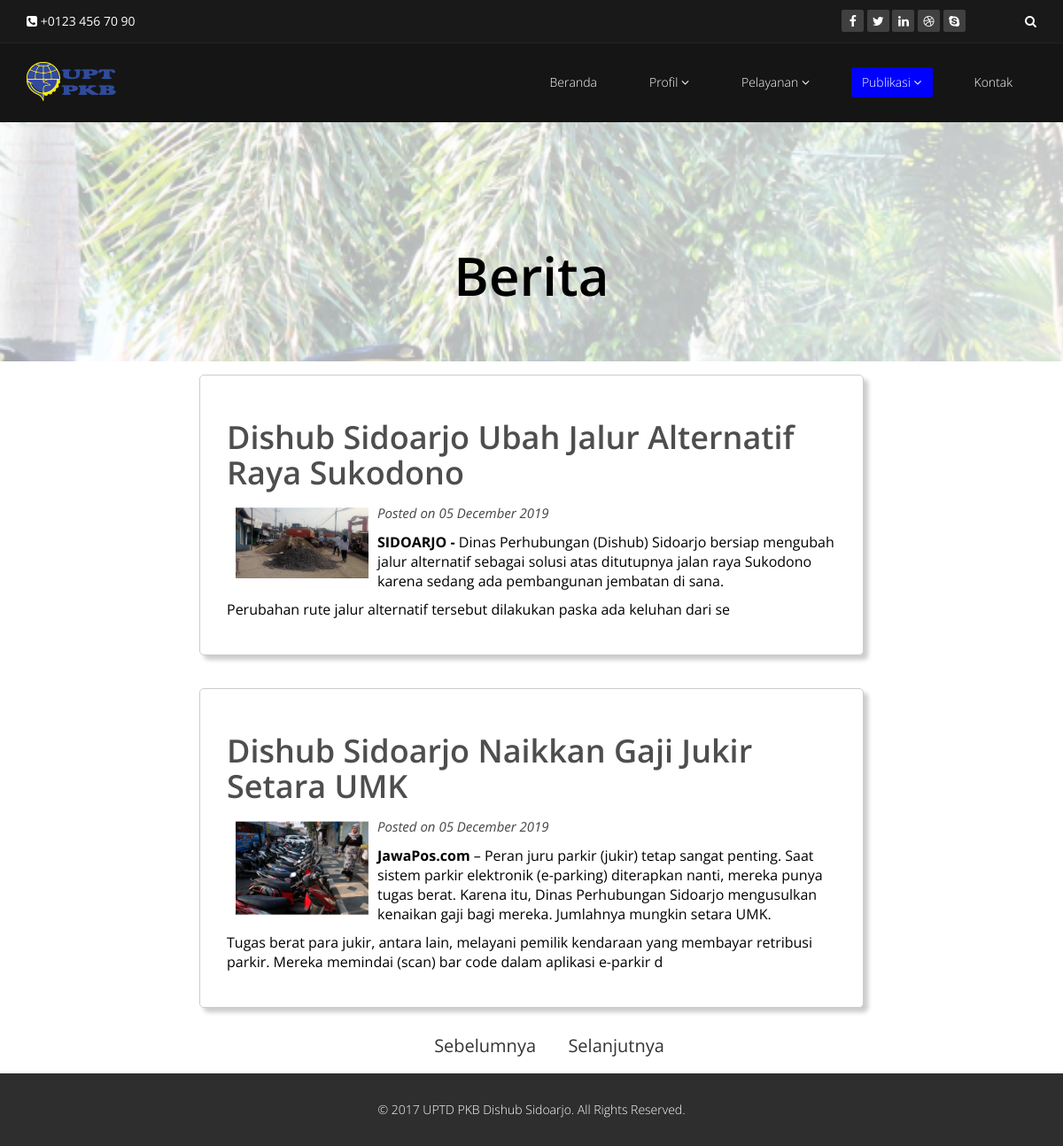
Page /berita.php on the committed database.
### tables this page shows
CREATE TABLE IF NOT EXISTS `berita` (
`id_berita` int(11) NOT NULL,
  `judul` varchar(200) NOT NULL,
  `gambar` varchar(250) NOT NULL,
  `isi` text NOT NULL,
  `tanggal` date NOT NULL
);

### berita.php (the view, shortened to what this page needs)
<!DOCTYPE html>
<html lang="en">
<head>
    <link href="css/bootstrap.min.css" rel="stylesheet">
    <link href="css/font-awesome.min.css" rel="stylesheet">
    <link href="css/animate.min.css" rel="stylesheet">
    <link href="css/main.css" rel="stylesheet">
    <link href="css/responsive.css" rel="stylesheet">
</head>
<body>
    <header id="header">
        <div class="top-bar">
            <div class="container">
                <div class="row">
                    <div class="col-sm-6 col-xs-12">
                        <div class="top-number">
                            <p><i class="fa fa-phone-square"></i> +0123 456 70 90</p>
                        </div>
                    </div>
                    <div class="col-sm-6 col-xs-12">
                        <div class="social">
                            <ul class="social-share">
                                <li><a href="#"><i class="fa fa-facebook"></i></a></li>
                                <li><a href="#"><i class="fa fa-twitter"></i></a></li>
                                <li><a href="#"><i class="fa fa-linkedin"></i></a></li>
                                <li><a href="#"><i class="fa fa-dribbble"></i></a></li>
                                <li><a href="#"><i class="fa fa-skype"></i></a></li>
                            </ul>
                            <div class="search">
                                <form role="form">
                                    <input type="text" class="search-form" autocomplete="off" placeholder="Search">
                                    <i class="fa fa-search"></i>
                                </form>
                            </div>
                        </div>
                    </div>
                </div>
            </div>
        </div>
        <nav class="navbar navbar-inverse" role="banner">
            <div class="container">
                <div class="navbar-header">
                    <a class="navbar-brand" href="index.php"><img src="images/logo.png" alt="logo"></a>
                </div>
                <div class="collapse navbar-collapse navbar-right">
                    <ul class="nav navbar-nav">
                        <li><a href="index.php">Beranda</a></li>
                        <li class="dropdown">
                            <a href="#" class="dropdown-toggle" data-toggle="dropdown">Profil <i class="fa fa-angle-down"></i></a>
                        </li>
                        <li class="dropdown">
                            <a href="#" class="dropdown-toggle" data-toggle="dropdown">Pelayanan <i class="fa fa-angle-down"></i></a>
                        </li>
                        <li class="dropdown active">
                            <a href="#" class="dropdown-toggle" data-toggle="dropdown">Publikasi <i class="fa fa-angle-down"></i></a>
                        </li>
                        <li><a href="kontak.php">Kontak</a></li>
                    </ul>
                </div>
            </div>
        </nav>
    </header>
    <div class="page-title">
        <h1>Berita</h1>
    </div>
      <?php
   $batas = 4;
   $pg    = isset($_GET['pg']) ? $_GET['pg']: "";
   if (empty($pg)) {
     $posisi = 0;
     $pg     = 1;
   } else {
     $posisi = ($pg - 1)* $batas;
   }
   $sql = mysql_query("SELECT * FROM berita ORDER BY id_berita DESC LIMIT $posisi, $batas");
   $no  = 1 + $posisi;
   while ($row = mysql_fetch_assoc($sql)) {
   ?>
  <div class="konten" id="konten">
    <div class="container">
        <div class="row">
            <div class="col-lg-8 col-md-10 col-lg-offset-2 col-md-offset-1">
                <div class="pack">
                    <a href="view.php?post=<?php echo $row["judul"];?>">
                        <h1><?php echo $row["judul"]; ?></h1>
                    </a>
                    <img class="" src="administrator/berita/gambar/<?php echo $row["gambar"]?>" alt="">
                    <i>Posted on <?php echo date("d F Y", strtotime ($row["tanggal"])); ?></i>
                    <div class="isi_berita">
                    <p style="text-align: justify;"><?php echo substr($row["isi"], 0,500);?></p>
                    </div>
                </div>
            </div>
        </div>
    </div>
    </div>
  <br>
<?php $no++;  } ?>
<ul class="text-center page">
  <?php
  $jml_data   = mysql_num_rows(mysql_query("SELECT * FROM berita"));
  $jmlhalaman = ceil($jml_data/$batas);
  if ($pg > 1) {
    $link = $pg - 1;
    $prev =  "<a href='?pg=$link'><button class='btn' type='button' name='button'>Sebelumnya</button></a>";
  } else {
    $prev = "Sebelumnya";
  }
if ($pg <$jmlhalaman) {
   $link = $pg + 1;
   $next = "<a href='?pg=$link'><button class='btn' type='button' name='button'>Selanjutnya</button></a>";
}else {
  $next = "Selanjutnya";
}
echo "$prev &nbsp; &nbsp; &nbsp; $next";
  ?>
</ul>
 <footer id="footer" class="midnight-blue">
        <div class="container text-center">
            <div class="row">
                <div class="col-sm-12">
                    &copy; 2017 <a target="_blank">UPTD PKB Dishub Sidoarjo</a>. All Rights Reserved.
                </div>
            </div>
        </div>
    </footer>
</body>
</html>

### css/main.css (style rules this page uses)
body { font-family: 'Open Sans', sans-serif; line-height: 22px; }
h1, h2, h3, h4, h5, h6 { font-weight: 600; font-family: 'Open Sans', sans-serif; color: #4e4e4e; }
h1 { font-size: 36px; }
img { max-width: 100%; }
a { color: #0000FF; -webkit-transition: color 300ms, background-color 300ms; transition: color 300ms, background-color 300ms; }
.page-title { background-image: url(../images/page.png); padding: 60px 0; min-height: 270px; position: relative; background-position: center; background-size: cover; background-repeat: no-repeat; background-attachment: fixed; z-index: -1; }
.page-title h1 { position: absolute; width: 100%; text-align: center; color: #000; font-size: 60px; padding-top: 60px; }
#header .search { display: inline-block; }
.navbar>.container .navbar-brand { margin-left: 0; }
.navbar>.container .navbar-brand img { width: 100%; }
.top-bar { padding: 10px 0; background: #191919; border-bottom: 1px solid #222; line-height: 28px; }
.top-number { color: #fff; }
.top-number p { margin: 0 }
.social { text-align: right; }
.social-share { display: inline-block; list-style: none; padding: 0; margin: 0; }
ul.social-share li { display: inline-block; }
ul.social-share li a { display: inline-block; color: #fff; background: #404040; width: 25px; height: 25px; line-height: 25px; text-align: center; border-radius: 2px; }
.search i { color: #fff; }
input.search-form { background: transparent; border: 0 none; width: 60px; padding: 0 10px; color: #FFF; -webkit-transition: all 400ms; transition: all 400ms; }
.navbar-brand { padding: 0; margin: 0; }
.navbar { border-radius: 0; margin-bottom: 0; background: #151515; padding: 15px 0; padding-bottom: 0; }
.navbar-nav { margin-top: 12px; }
.navbar-nav>li { margin-left: 35px; padding-bottom: 28px; }
.navbar-inverse .navbar-nav>li>a { padding: 5px 12px; margin: 0; border-radius: 3px; color: #fff; line-height: 24px; display: inline-block; font-weight: 300; }
.navbar-inverse { border: none; }
.navbar-inverse .navbar-brand { font-size: 36px; line-height: 50px; color: #fff; }
.navbar-inverse .navbar-nav>.active>a, .navbar-inverse .navbar-nav>.active>a:hover, .navbar-inverse .navbar-nav>.active>a:focus, .navbar-inverse .navbar-nav>.open>a, .navbar-inverse .navbar-nav>.open>a:hover, .navbar-inverse .navbar-nav>.open>a:focus { background-color: #0000FF; color: #fff; }
.navbar-inverse .navbar-collapse, .navbar-inverse .navbar-form { border-top: 0; padding-bottom: 0; }
#footer { padding-top: 30px; padding-bottom: 30px; color: #fff; background: #2e2e2e; font-weight: 300; margin-top: 5px; }
#footer a { color: #fff; }
.konten a { color: #000; font-size: 30px; }
.konten p { font-size: 16px; color: #000; text-align: justify; }
.konten i { font-size: 15px; color: #46464a; }
.konten img { width: 150px; float: left; margin : 10px; }
.konten .pack { padding: 30px; border: 1px solid #ccc; background-color: #fff; border-radius: 5px; margin-top: 15px; box-shadow: 5px 5px 5px #ccc; }
.page { font-size: 20px; margin: 10px 0 20px; border-radius: 10px; }

### rows in the picture
berita: judul "Dishub Sidoarjo Ubah Jalur Alternatif Raya Sukodono", gambar (picture), tanggal "05 December 2019", isi "SIDOARJO - Dinas Perhubungan (Dishub) Sidoarjo bersiap mengubah jalur alternatif sebagai solusi atas ditutupnya jalan raya Sukodono karena sedang ada pembangunan jembatan di sana. Perubahan rute jalur alternatif tersebut dilakukan paska ada keluhan dari se"
berita: judul "Dishub Sidoarjo Naikkan Gaji Jukir Setara UMK", gambar (picture), tanggal "05 December 2019", isi "JawaPos.com – Peran juru parkir (jukir) tetap sangat penting. Saat sistem parkir elektronik (e-parking) diterapkan nanti, mereka punya tugas berat. Karena itu, Dinas Perhubungan Sidoarjo mengusulkan kenaikan gaji bagi mereka. Jumlahnya mungkin setara UMK. Tugas berat para jukir, antara lain, melayani pemilik kendaraan yang membayar retribusi parkir. Mereka memindai (scan) bar code dalam aplikasi e-parkir d"

### other values in the picture
$prev "Sebelumnya"
$next "Selanjutnya"
